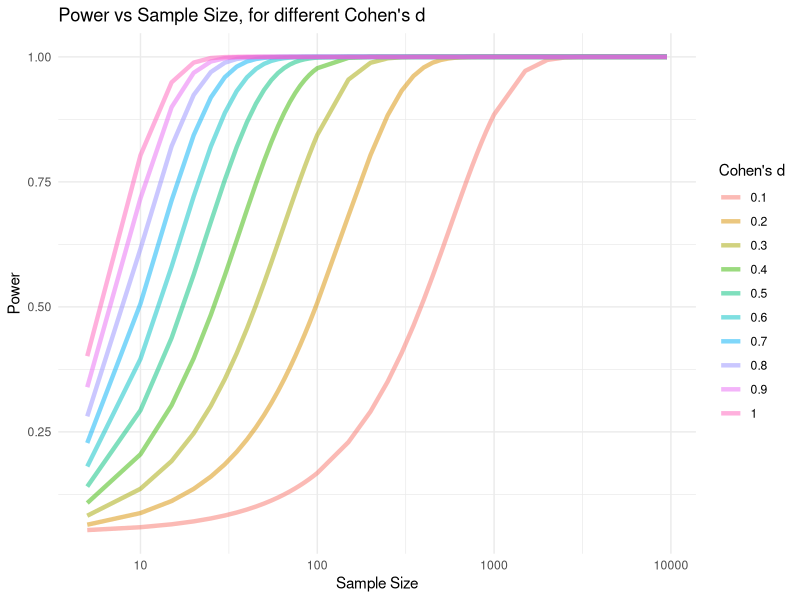
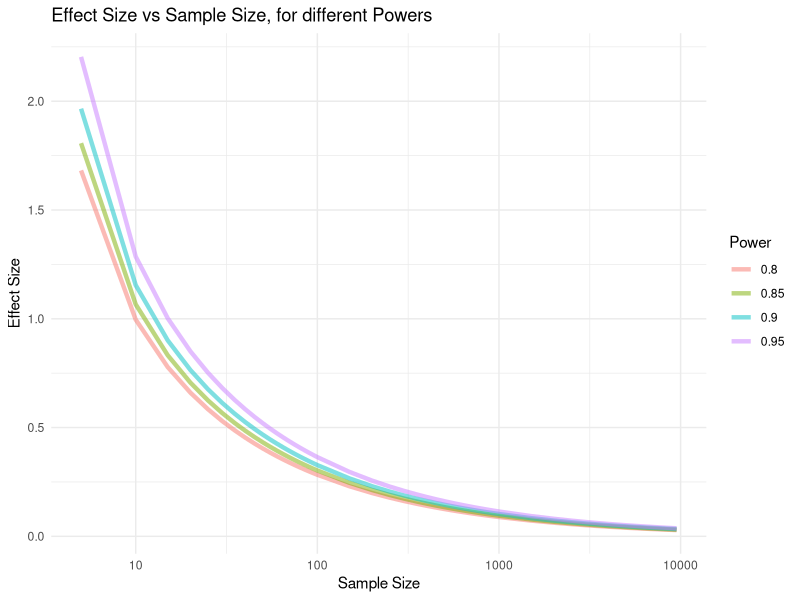
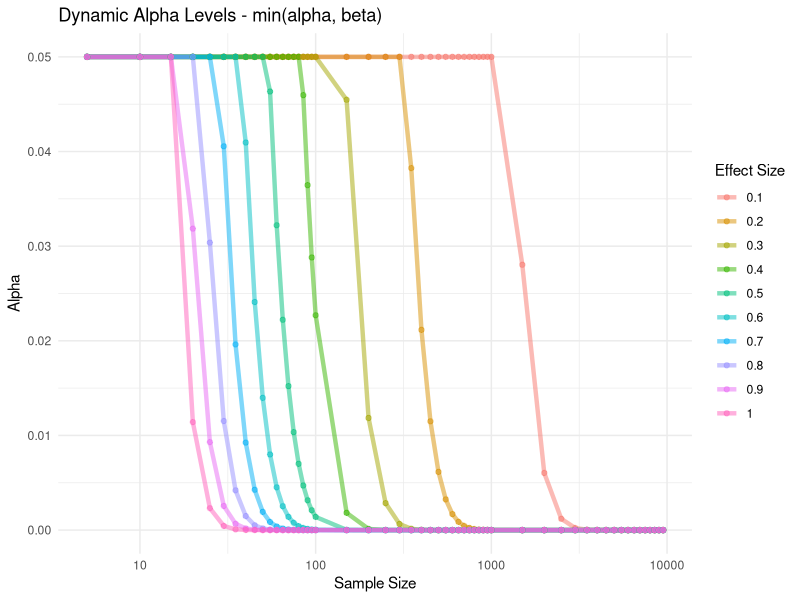
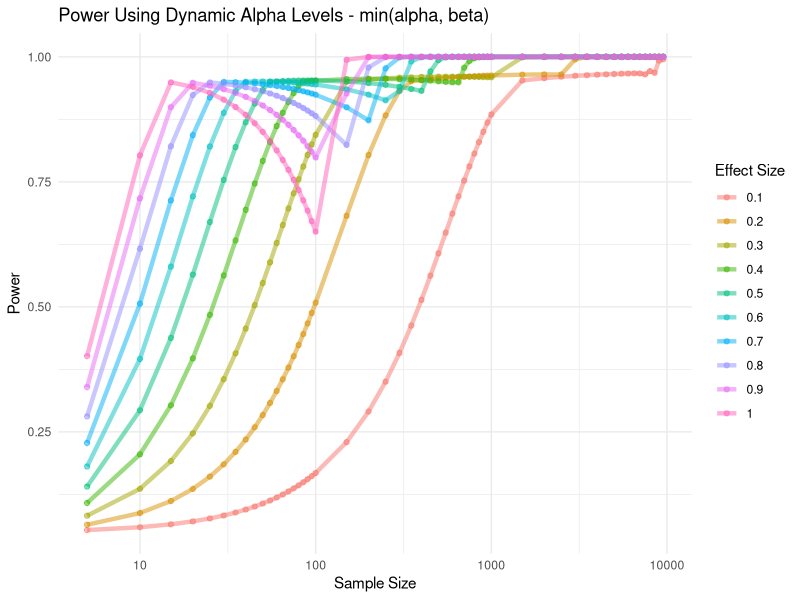
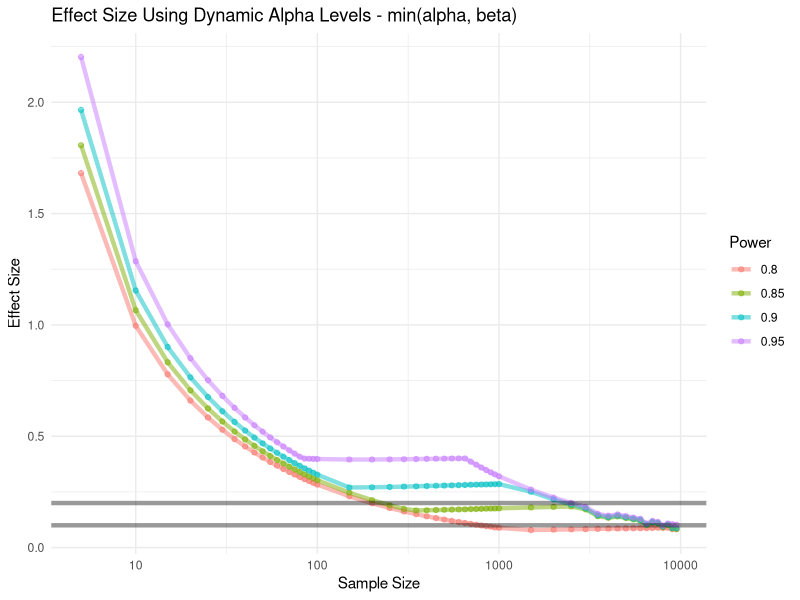

R code for these plots, in order:
## ---- chunk 1
library(tidyverse)
library(pwr)
## ---- chunk 2
# After for-loop power calculations, the output needs to be organised, so there is a column with sample size, and pivoted to make plotting the data easier.
tidy_output_with_n <- function(array, 
                               value_colname, 
                               name_colname, 
                               iter_var, 
                               sample_size_vec){
  
  if (is.character(value_colname) & (length(value_colname) == 1)){ 
    value_name <- value_colname
  }else{ stop("value_colname should be a character of length 1, in quotation marks") }
  
  if (is.character(name_colname) & (length(name_colname) == 1)){ 
    name_name <- name_colname
  }else{ stop("name_colname should be a character of length 1, in quotation marks") }
  
  colnames(array) <- iter_var
  
  df_output <- array |> 
    as_tibble() |> 
    mutate(n = sample_size_vec) |> 
    pivot_longer(cols = -n, 
                 names_to = {{ name_name }}, 
                 values_to = {{ value_name }})
  
  df_output
}


get_power_or_effect <- function(iter_var, 
                                sample_size_vec,
                                alpha = 0.05,
                                get_power = TRUE){

  len_sample <- length(sample_size_vec)
  len_iter <- length(iter_var)
    
  output <- array(NA, dim = c(len_sample, len_iter))
  
if(get_power == TRUE){
  iter_var_1 = iter_var
  iter_var_2 = NULL
  result = 4 # power is the 4th output from pwr.t.test
}else{
  iter_var_1 = NULL
  iter_var_2 = iter_var
  result = 2 # cohen's d is the 2nd output from pwr.t.test
  }

for(n in 1:len_sample){
  for(i in 1:len_iter){
    
    d = iter_var_1[i]
    power = iter_var_2[i]
    
    output[n, i] <- pwr.t.test(sig.level = alpha, 
                               d = d, 
                               n = sample_size_vec[n], 
                               power = power, 
                               type="paired",
                               alternative="two.sided")[[result]]
    }
}
  output  
}

get_tidy_power_or_effect <- function(iter_var, 
                                     sample_size_vec, 
                                     value_colname, 
                                     name_colname, 
                                     get_power = TRUE){
  
 output <-  get_power_or_effect(iter_var = iter_var,
                                sample_size_vec = sample_size_vec,
                                get_power = get_power) |> 
            tidy_output_with_n(iter_var = iter_var, 
                               sample_size_vec = sample_size_vec, 
                               value_colname = value_colname,
                               name_colname = name_colname)
  
 output
  
}
 
## ---- chunk 3
# Sample Size
sample_size <- c(5, seq(1, 9.5, 0.5) %o% 10^(1:3))
l_sample <- length(sample_size)

# Effect Size - One default, and One list
cohens_d <- 0.5
many_cohens_d <- seq(0.1, 1, 0.1)
l_many_cohen <- length(many_cohens_d)

# Power - One default, and One list
power <- 0.9
many_power <- seq(0.8, 0.95, 0.05)
l_many_power <- length(many_power)

# Alpha - One default, and One list
alpha <- 0.05
many_alpha <- c(1 %o% 10^(-1:-6))
l_many_alpha <- length(many_alpha)

cat("Sample Size :", sample_size)
cat("Cohen's d :", many_cohens_d)
cat("Power :", many_power)
cat("Alpha :", many_alpha)
## ---- chunk 4
pwr_by_es_df <- get_tidy_power_or_effect(iter_var = many_cohens_d,
                                         sample_size_vec = sample_size, 
                                         value_colname = "power", 
                                         name_colname = "effect_size", 
                                         get_power = TRUE)

head(pwr_by_es_df)
## ---- chunk 5
pwr_by_es_df |> 
  ggplot(aes(x = n, y = power, colour = effect_size))+
  geom_line(alpha = 0.5, size = 1.5)+
  scale_x_log10(name = "Sample Size")+
  scale_y_continuous(name = "Power")+
  guides(colour = guide_legend(title = "Cohen's d"))+
  ggtitle("Power vs Sample Size, for different Cohen's d")+
  theme_minimal()
## ---- chunk 6
es_by_pwr_df <- get_tidy_power_or_effect(iter_var = many_power,
                                         sample_size_vec = sample_size, 
                                         value_colname = "effect_size", 
                                         name_colname = "power", 
                                         get_power = FALSE)

head(es_by_pwr_df)
## ---- chunk 7
es_by_pwr_df |> 
  ggplot(aes(x = n, y = effect_size, colour = power))+
  geom_line(alpha = 0.5, size = 1.5)+
  scale_x_log10(name = "Sample Size")+
  scale_y_continuous(name = "Effect Size")+
  guides(colour = guide_legend(title = "Power"))+
  ggtitle("Effect Size vs Sample Size, for different Powers")+
  theme_minimal()
## ---- chunk 8

## ---- chunk 9
dyn_alpha <- array(NA, dim = c(l_sample, l_many_cohen))    # array for new alphas  
power_array <- array(NA, dim = c(l_sample, l_many_cohen))  # array for powers to find beta, for new alphas
power_dyn_a <- array(NA, dim = c(l_sample, l_many_cohen))  # array for powers from new alphas 
cohen_dyn_a <- array(NA, dim = c(l_sample, l_many_power))  # array for effect sizes from new alphas 
## ---- chunk 10
for(n in 1:l_sample){
  for(d in 1:l_many_cohen){
    power_array[n, d] <- pwr.t.test(sig.level = alpha, 
                                  d = many_cohens_d[d], 
                                  n = sample_size[n], 
                                  power = NULL, 
                                  type="paired",
                                  alternative="two.sided")$power
    
    beta_value <- 1-power_array[n,d]
    dyn_alpha[n,d] <- min(alpha, beta_value)
  }
}

# Raw Output from Loop, columns are different Effect Sizes, Rows are different Sample Sizes
head(dyn_alpha)
## ---- chunk 11
dyn_alpha_df <- tidy_output_with_n(array = dyn_alpha,
                   iter_var = many_cohens_d,
                   sample_size_vec = sample_size, 
                   value_colname = "alpha",
                   name_colname = "effect_size")

head(dyn_alpha_df)

## ---- chunk 12
dyn_alpha_df |> 
  ggplot(aes(x = n, y = alpha, colour = effect_size))+
  geom_line(alpha = 0.5, size = 1.5)+
  geom_point(alpha = 0.5, size = 1.5)+
  scale_x_log10(name = "Sample Size")+
  scale_y_continuous(name = "Alpha")+
  guides(colour = guide_legend(title = "Effect Size"))+
  ggtitle("Dynamic Alpha Levels - min(alpha, beta)")+
  theme_minimal()
## ---- chunk 13
## Sample alphas were negative and some were zero - but pwr.t.test needs alpha to be a positive non-zero number.
## The smallest alpha in the dyn_alpha was 1e-16, so that would be our new minimum
f_dyn_alpha <- dyn_alpha |>
  as_tibble() |> 
  mutate(across(everything(), ~if_else(. <= 0, 1e-16,.)))

for(n in 1:l_sample){
  for(d in 1:l_many_cohen){
    a <- as.numeric(f_dyn_alpha[n,d])
    power_dyn_a[n, d] <- pwr.t.test(sig.level = a, 
                                  d = many_cohens_d[d], 
                                  n = sample_size[n], 
                                  power = NULL, 
                                  type="paired",
                                  alternative="two.sided")$power

  }
}
## ---- chunk 14
power_dyn_a_df <- tidy_output_with_n(array = power_dyn_a, 
                                     value_colname = "power", 
                                     name_colname = "effect_size", 
                                     iter_var = many_cohens_d,
                                     sample_size_vec = sample_size)

head(power_dyn_a_df)
## ---- chunk 15
power_dyn_a_df |> 
  ggplot(aes(x = n, y = power, colour = effect_size))+
  geom_line(alpha = 0.5, size = 1.5)+
  geom_point(alpha = 0.5, size = 1.5)+
  scale_x_log10(name = "Sample Size")+
  scale_y_continuous(name = "Power")+
  guides(colour = guide_legend(title = "Effect Size"))+
  ggtitle("Power Using Dynamic Alpha Levels - min(alpha, beta)")+
  theme_minimal()
## ---- chunk 16
for(n in 1:l_sample){
  for(p in 1:l_many_power){
    a <- as.numeric(f_dyn_alpha[n,p])
    cohen_dyn_a[n, p] <- pwr.t.test(sig.level = a, 
                                  d = NULL, 
                                  n = sample_size[n], 
                                  power = many_power[p], 
                                  type="paired",
                                  alternative="two.sided")$d

  }
}
## ---- chunk 17
cohen_dyn_a_df <- tidy_output_with_n(array = cohen_dyn_a, 
                                     value_colname = "effect_size", 
                                     name_colname = "power", 
                                     iter_var = many_power,
                                     sample_size_vec = sample_size)

head(cohen_dyn_a_df)
## ---- chunk 18
cohen_dyn_a_df |> 
  ggplot(aes(x = n, y = effect_size, colour = power))+
  geom_line(alpha = 0.5, size = 1.5)+
  geom_point(alpha = 0.5, size = 1.5)+
  geom_hline(yintercept = c(0.1,0.2), size = 1.5, alpha = 0.4)+
  scale_x_log10(name = "Sample Size")+
  scale_y_continuous(name = "Effect Size")+
  guides(colour = guide_legend(title = "Power"))+
  ggtitle("Effect Size Using Dynamic Alpha Levels - min(alpha, beta)")+
  theme_minimal()
